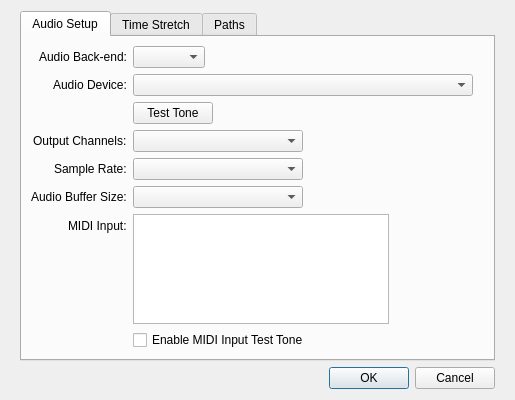
<?xml version="1.0" encoding="UTF-8"?>
<ui version="4.0">
 <class>OptionsDialog</class>
 <widget class="QDialog" name="OptionsDialog">
  <property name="geometry">
   <rect>
    <x>0</x>
    <y>0</y>
    <width>515</width>
    <height>400</height>
   </rect>
  </property>
  <property name="windowTitle">
   <string>Options</string>
  </property>
  <layout class="QVBoxLayout" name="verticalLayout">
   <property name="leftMargin">
    <number>20</number>
   </property>
   <property name="rightMargin">
    <number>20</number>
   </property>
   <item>
    <widget class="QTabWidget" name="tabWidget">
     <property name="currentIndex">
      <number>0</number>
     </property>
     <widget class="QWidget" name="tab_AudioSetup">
      <attribute name="title">
       <string>Audio Setup</string>
      </attribute>
      <layout class="QFormLayout" name="formLayout">
       <property name="fieldGrowthPolicy">
        <enum>QFormLayout::FieldsStayAtSizeHint</enum>
       </property>
       <property name="labelAlignment">
        <set>Qt::AlignRight|Qt::AlignTrailing|Qt::AlignVCenter</set>
       </property>
       <item row="0" column="0">
        <widget class="QLabel" name="label_AudioBackend">
         <property name="text">
          <string>Audio Back-end:</string>
         </property>
        </widget>
       </item>
       <item row="0" column="1">
        <widget class="QComboBox" name="comboBox_AudioBackend"/>
       </item>
       <item row="1" column="0">
        <widget class="QLabel" name="label_AudioDevice">
         <property name="text">
          <string>Audio Device:</string>
         </property>
        </widget>
       </item>
       <item row="1" column="1">
        <widget class="QComboBox" name="comboBox_AudioDevice">
         <property name="minimumSize">
          <size>
           <width>340</width>
           <height>0</height>
          </size>
         </property>
        </widget>
       </item>
       <item row="2" column="1">
        <widget class="QPushButton" name="pushButton_TestTone">
         <property name="text">
          <string>Test Tone</string>
         </property>
        </widget>
       </item>
       <item row="3" column="0">
        <widget class="QLabel" name="label_OutputChannels">
         <property name="text">
          <string>Output Channels:</string>
         </property>
        </widget>
       </item>
       <item row="3" column="1">
        <widget class="QComboBox" name="comboBox_OutputChannels">
         <property name="minimumSize">
          <size>
           <width>170</width>
           <height>0</height>
          </size>
         </property>
        </widget>
       </item>
       <item row="4" column="0">
        <widget class="QLabel" name="label_SampleRate">
         <property name="text">
          <string>Sample Rate:</string>
         </property>
        </widget>
       </item>
       <item row="4" column="1">
        <widget class="QComboBox" name="comboBox_SampleRate">
         <property name="minimumSize">
          <size>
           <width>170</width>
           <height>0</height>
          </size>
         </property>
        </widget>
       </item>
       <item row="5" column="0">
        <widget class="QLabel" name="label_BufferSize">
         <property name="text">
          <string>Audio Buffer Size:</string>
         </property>
        </widget>
       </item>
       <item row="5" column="1">
        <widget class="QComboBox" name="comboBox_BufferSize">
         <property name="minimumSize">
          <size>
           <width>170</width>
           <height>0</height>
          </size>
         </property>
        </widget>
       </item>
       <item row="6" column="0">
        <widget class="QLabel" name="label_MidiInput">
         <property name="text">
          <string>MIDI Input:</string>
         </property>
        </widget>
       </item>
       <item row="6" column="1">
        <widget class="QListWidget" name="listWidget_MidiInput"/>
       </item>
       <item row="7" column="1">
        <widget class="QCheckBox" name="checkBox_MidiInputTestTone">
         <property name="text">
          <string>Enable MIDI Input Test Tone</string>
         </property>
        </widget>
       </item>
      </layout>
     </widget>
     <widget class="QWidget" name="tab_TimeStretch">
      <attribute name="title">
       <string>Time Stretch</string>
      </attribute>
      <layout class="QGridLayout" name="gridLayout">
       <item row="0" column="0">
        <widget class="QLabel" name="label">
         <property name="text">
          <string>Processing:</string>
         </property>
        </widget>
       </item>
       <item row="0" column="1">
        <widget class="QRadioButton" name="radioButton_Offline">
         <property name="text">
          <string>Offline</string>
         </property>
         <property name="checked">
          <bool>true</bool>
         </property>
         <attribute name="buttonGroup">
          <string>buttonGroup_Processing</string>
         </attribute>
        </widget>
       </item>
       <item row="0" column="2">
        <widget class="QRadioButton" name="radioButton_RealTime">
         <property name="text">
          <string>Real-time</string>
         </property>
         <attribute name="buttonGroup">
          <string>buttonGroup_Processing</string>
         </attribute>
        </widget>
       </item>
       <item row="1" column="0">
        <widget class="QLabel" name="label_2">
         <property name="text">
          <string>Stretch Profile:</string>
         </property>
        </widget>
       </item>
       <item row="1" column="1">
        <widget class="QRadioButton" name="radioButton_Elastic">
         <property name="text">
          <string>Elastic</string>
         </property>
         <property name="checked">
          <bool>true</bool>
         </property>
         <attribute name="buttonGroup">
          <string>buttonGroup_StretchProfile</string>
         </attribute>
        </widget>
       </item>
       <item row="1" column="2">
        <widget class="QRadioButton" name="radioButton_Precise">
         <property name="text">
          <string>Precise</string>
         </property>
         <attribute name="buttonGroup">
          <string>buttonGroup_StretchProfile</string>
         </attribute>
        </widget>
       </item>
       <item row="2" column="0">
        <widget class="QLabel" name="label_3">
         <property name="text">
          <string>Transients:</string>
         </property>
        </widget>
       </item>
       <item row="2" column="1">
        <widget class="QRadioButton" name="radioButton_Crisp">
         <property name="text">
          <string>Crisp</string>
         </property>
         <property name="checked">
          <bool>true</bool>
         </property>
         <attribute name="buttonGroup">
          <string>buttonGroup_Transients</string>
         </attribute>
        </widget>
       </item>
       <item row="2" column="2">
        <widget class="QRadioButton" name="radioButton_Mixed">
         <property name="text">
          <string>Mixed</string>
         </property>
         <attribute name="buttonGroup">
          <string>buttonGroup_Transients</string>
         </attribute>
        </widget>
       </item>
       <item row="2" column="3">
        <widget class="QRadioButton" name="radioButton_Smooth">
         <property name="text">
          <string>Smooth</string>
         </property>
         <attribute name="buttonGroup">
          <string>buttonGroup_Transients</string>
         </attribute>
        </widget>
       </item>
       <item row="3" column="0">
        <widget class="QLabel" name="label_4">
         <property name="text">
          <string>Phase:</string>
         </property>
        </widget>
       </item>
       <item row="3" column="1">
        <widget class="QRadioButton" name="radioButton_Laminar">
         <property name="text">
          <string>Laminar</string>
         </property>
         <property name="checked">
          <bool>true</bool>
         </property>
         <attribute name="buttonGroup">
          <string>buttonGroup_Phase</string>
         </attribute>
        </widget>
       </item>
       <item row="3" column="2">
        <widget class="QRadioButton" name="radioButton_Independent">
         <property name="text">
          <string>Independent</string>
         </property>
         <attribute name="buttonGroup">
          <string>buttonGroup_Phase</string>
         </attribute>
        </widget>
       </item>
       <item row="4" column="0">
        <widget class="QLabel" name="label_6">
         <property name="text">
          <string>Window Size:</string>
         </property>
        </widget>
       </item>
       <item row="4" column="1">
        <widget class="QRadioButton" name="radioButton_Standard">
         <property name="text">
          <string>Standard</string>
         </property>
         <property name="checked">
          <bool>true</bool>
         </property>
         <attribute name="buttonGroup">
          <string>buttonGroup_WindowSize</string>
         </attribute>
        </widget>
       </item>
       <item row="4" column="2">
        <widget class="QRadioButton" name="radioButton_Short">
         <property name="text">
          <string>Short</string>
         </property>
         <attribute name="buttonGroup">
          <string>buttonGroup_WindowSize</string>
         </attribute>
        </widget>
       </item>
       <item row="4" column="3">
        <widget class="QRadioButton" name="radioButton_Long">
         <property name="text">
          <string>Long</string>
         </property>
         <attribute name="buttonGroup">
          <string>buttonGroup_WindowSize</string>
         </attribute>
        </widget>
       </item>
       <item row="5" column="0">
        <widget class="QLabel" name="label_7">
         <property name="text">
          <string>Formants:</string>
         </property>
        </widget>
       </item>
       <item row="5" column="1">
        <widget class="QRadioButton" name="radioButton_Shifted">
         <property name="text">
          <string>Shifted</string>
         </property>
         <property name="checked">
          <bool>true</bool>
         </property>
         <attribute name="buttonGroup">
          <string>buttonGroup_Formants</string>
         </attribute>
        </widget>
       </item>
       <item row="5" column="2">
        <widget class="QRadioButton" name="radioButton_Preserved">
         <property name="text">
          <string>Preserved</string>
         </property>
         <attribute name="buttonGroup">
          <string>buttonGroup_Formants</string>
         </attribute>
        </widget>
       </item>
       <item row="6" column="0">
        <widget class="QLabel" name="label_8">
         <property name="text">
          <string>Pitch Shifting:</string>
         </property>
        </widget>
       </item>
       <item row="6" column="1">
        <widget class="QRadioButton" name="radioButton_HighSpeed">
         <property name="enabled">
          <bool>false</bool>
         </property>
         <property name="text">
          <string>High Speed</string>
         </property>
         <property name="checked">
          <bool>true</bool>
         </property>
         <attribute name="buttonGroup">
          <string>buttonGroup_PitchShifting</string>
         </attribute>
        </widget>
       </item>
       <item row="6" column="2">
        <widget class="QRadioButton" name="radioButton_HighQuality">
         <property name="enabled">
          <bool>false</bool>
         </property>
         <property name="text">
          <string>High Quality</string>
         </property>
         <attribute name="buttonGroup">
          <string>buttonGroup_PitchShifting</string>
         </attribute>
        </widget>
       </item>
       <item row="6" column="3">
        <widget class="QRadioButton" name="radioButton_HighConsistency">
         <property name="enabled">
          <bool>false</bool>
         </property>
         <property name="text">
          <string>High Consistency</string>
         </property>
         <attribute name="buttonGroup">
          <string>buttonGroup_PitchShifting</string>
         </attribute>
        </widget>
       </item>
       <item row="7" column="0" colspan="4">
        <widget class="Line" name="line">
         <property name="orientation">
          <enum>Qt::Horizontal</enum>
         </property>
        </widget>
       </item>
       <item row="8" column="0">
        <widget class="QLabel" name="label_15">
         <property name="text">
          <string>JACK Sync:</string>
         </property>
        </widget>
       </item>
       <item row="8" column="1">
        <widget class="QCheckBox" name="checkBox_JackSync">
         <property name="enabled">
          <bool>false</bool>
         </property>
         <property name="text">
          <string>Enable</string>
         </property>
        </widget>
       </item>
      </layout>
     </widget>
     <widget class="QWidget" name="tab">
      <attribute name="title">
       <string>Paths</string>
      </attribute>
      <layout class="QFormLayout" name="formLayout_2">
       <item row="1" column="0">
        <widget class="QLabel" name="label_5">
         <property name="text">
          <string>Temp Dir:</string>
         </property>
        </widget>
       </item>
       <item row="1" column="1">
        <layout class="QHBoxLayout" name="horizontalLayout">
         <item>
          <widget class="QLineEdit" name="lineEdit_TempDir"/>
         </item>
         <item>
          <widget class="QPushButton" name="pushButton_ChooseTempDir">
           <property name="text">
            <string>Choose...</string>
           </property>
          </widget>
         </item>
        </layout>
       </item>
       <item row="2" column="1">
        <widget class="QLabel" name="label_DirValidity">
         <property name="text">
          <string/>
         </property>
        </widget>
       </item>
       <item row="0" column="1">
        <widget class="QLabel" name="label_9">
         <property name="text">
          <string>Requires restart to make changes active</string>
         </property>
        </widget>
       </item>
      </layout>
     </widget>
    </widget>
   </item>
   <item>
    <widget class="QDialogButtonBox" name="buttonBox">
     <property name="orientation">
      <enum>Qt::Horizontal</enum>
     </property>
     <property name="standardButtons">
      <set>QDialogButtonBox::Cancel|QDialogButtonBox::Ok</set>
     </property>
    </widget>
   </item>
  </layout>
 </widget>
 <resources/>
 <connections>
  <connection>
   <sender>buttonBox</sender>
   <signal>accepted()</signal>
   <receiver>OptionsDialog</receiver>
   <slot>accept()</slot>
   <hints>
    <hint type="sourcelabel">
     <x>248</x>
     <y>254</y>
    </hint>
    <hint type="destinationlabel">
     <x>157</x>
     <y>274</y>
    </hint>
   </hints>
  </connection>
  <connection>
   <sender>buttonBox</sender>
   <signal>rejected()</signal>
   <receiver>OptionsDialog</receiver>
   <slot>reject()</slot>
   <hints>
    <hint type="sourcelabel">
     <x>316</x>
     <y>260</y>
    </hint>
    <hint type="destinationlabel">
     <x>286</x>
     <y>274</y>
    </hint>
   </hints>
  </connection>
 </connections>
 <buttongroups>
  <buttongroup name="buttonGroup_Phase"/>
  <buttongroup name="buttonGroup_Transients"/>
  <buttongroup name="buttonGroup_StretchProfile"/>
  <buttongroup name="buttonGroup_WindowSize"/>
  <buttongroup name="buttonGroup_Processing"/>
  <buttongroup name="buttonGroup_Formants"/>
  <buttongroup name="buttonGroup_PitchShifting"/>
 </buttongroups>
</ui>
